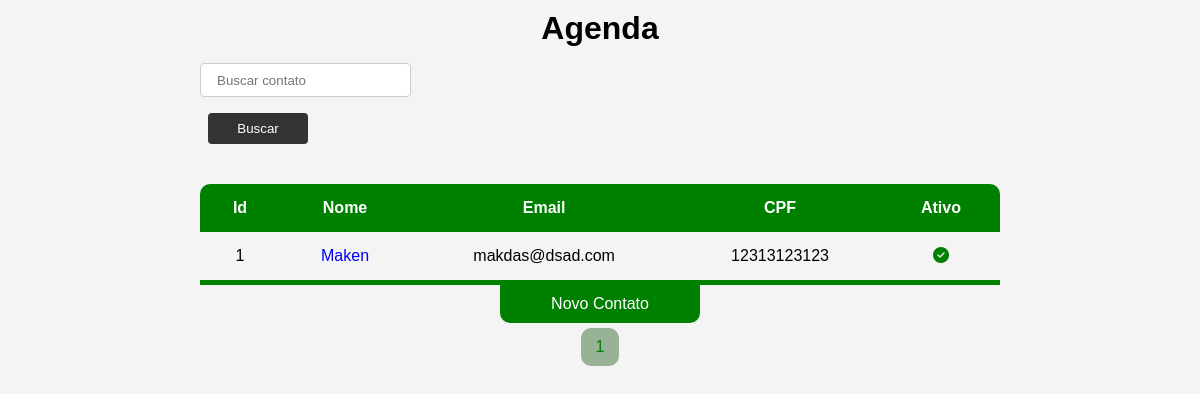
The app's page /, older data.
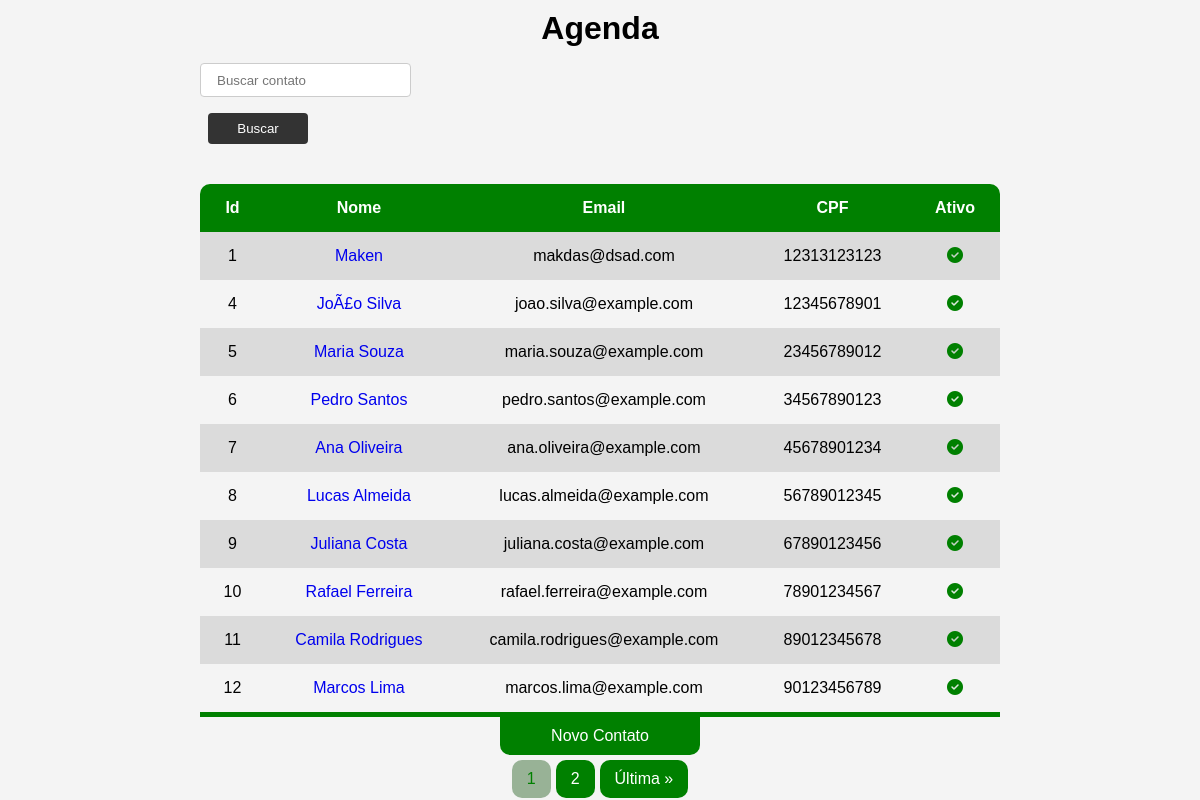
The same page, newer data.
### contatos/models.py (models this page shows, shortened)
class Contatos(models.Model):
    nome = models.CharField(max_length=255)
    cpf = models.CharField(max_length=11)
    email = models.EmailField()
    telefone = models.IntegerField()
    altura = models.DecimalField(max_digits=3, decimal_places=2)
    descricao = models.TextField()
    data_nascimento = models.DateField()
    ativo = models.BooleanField()
    foto_url = models.URLField(default='https://via.placeholder.com/150')
    class Meta:
        verbose_name_plural = 'Contatos'

### contatos/views.py (the view)
# urls.py: path('', views.index, name='home'),
def index(request):
    contatos_list = Contatos.objects.filter(ativo=True).order_by('id')
    paginator = Paginator(contatos_list, 10)
    page_number = request.GET.get('page')
    contatos = paginator.get_page(page_number)
    return render(request, 'pages/index.html', {'contatos':contatos})

### contatos/templates/pages/index.html (shortened to what this page needs)
{% load static %}
<!DOCTYPE html>
<html lang="pt-br">
  <head>
    <link
      rel="stylesheet"
      href="https://cdnjs.cloudflare.com/ajax/libs/font-awesome/6.3.0/css/all.min.css"
    />
    <link rel="stylesheet" href="{% static 'style.css'%}" />
  </head>
  <body>
    <h1>Agenda</h1>
    <form action="{% url 'busca' %}">
      <input
        id="search-bar"
        type="text"
        name="search"
        placeholder="Buscar contato"
      />
      <button id="btn-search" type="submit">Buscar</button>
    </form>
    <table>
      <thead>
        <tr>
          <th>Id</th>
          <th>Nome</th>
          <th>Email</th>
          <th>CPF</th>
          <th>Ativo</th>
        </tr>
      </thead>
      <tbody>
        {% for contato in contatos %}
        <tr>
          <td>{{contato.id}}</td>
          <td><a href="{% url 'contato' contato.id %}">{{contato.nome}}</a></td>
          <td>{{contato.email}}</td>
          <td>{{contato.cpf}}</td>
          {% if contato.ativo == True %}
          <td><i id="checked" class="fa-solid fa-circle-check"></i></td>
          {% else %}
          <td><i id="unchecked" class="fa-solid fa-circle-xmark"></i></td>
          {% endif %}
        </tr>
        {% endfor %}
      </tbody>
    </table>
    <a id="adicionar" href="{% url 'create' %}">Novo Contato</a>
    <div class="pagination">
      <span class="current-page">{{ contatos.number }}</span>
      {% if contatos.has_next %}
      <a href="?search={{q}}&page={{ contatos.next_page_number }}"
        >{{ contatos.next_page_number }}</a
      >
      <a href="?search={{q}}&page={{ contatos.paginator.num_pages }}"
        >Última &raquo;</a
      >
      {% endif %}
    </div>
  </body>
</html>

### templates/static/style.css (style rules this page uses)
* { margin: 0; padding: 0; box-sizing: border-box; font-family: Verdana, Geneva, Tahoma, sans-serif; text-decoration: none; }
body { background-color: #f4f4f4; }
h1 { text-align: center; margin: 10px 0; }
table { width: 800px; margin: 40px auto 0px auto; border-collapse: collapse; text-align: center; border-radius: 10px 10px 0 0; overflow: hidden; position: relative; }
thead > tr { background-color: green; color: white; }
tr > th, tr > td { padding: 15px 20px; }
tbody > tr:nth-last-of-type(even) { background-color: rgba(0, 0, 0, 0.100); }
tbody > tr:last-of-type { border-bottom: 5px solid green; }
#checked { color: green; background-color: rgba(0, 128, 0, 0.100); border-radius: 50%; }
#adicionar { width: 200px; margin: 0 auto; display: flex; justify-content: center; align-items: center; gap: 10px; border-radius: 0 0 10px 10px; background-color: green; color: white; padding: 10px 0; text-decoration: none; }
.pagination { display: flex; width: 800px; margin: 5px auto; gap: 5px; justify-content: center; }
.pagination > a, .pagination > span { background-color: green; padding: 10px 15px; color: white; border-radius: 10px; }
.pagination > .current-page { background-color: rgba(6, 73, 0, 0.39); color: green; }
form { width: 800px; margin: 0 auto; justify-content: center; }
form > input { height: 2rem; padding: 0 2px; }
button { width: 100px; height: 2rem; }
#search-bar { display: flex; justify-content: center; align-items: center; margin: 1rem 0; padding: 1rem; }
#btn-search { background-color: #333; color: white; border: none; border-radius: 4px; padding: 0.5rem; cursor: pointer; height: fit-content; margin-left: 0.5rem; }
input, textarea { border: 1px solid #ccc; border-radius: 4px; padding: 0.5rem; }

Row changes from the older to the newer data that the page shows:
added Contatos: id "4", nome "JoÃ£o Silva", email "joao.silva@example.com", cpf "12345678901", ativo True (drawn)
added Contatos: id "5", nome "Maria Souza", email "maria.souza@example.com", cpf "23456789012", ativo True (drawn)
added Contatos: id "6", nome "Pedro Santos", email "pedro.santos@example.com", cpf "34567890123", ativo True (drawn)
added Contatos: id "7", nome "Ana Oliveira", email "ana.oliveira@example.com", cpf "45678901234", ativo True (drawn)
added Contatos: id "8", nome "Lucas Almeida", email "lucas.almeida@example.com", cpf "56789012345", ativo True (drawn)
added Contatos: id "9", nome "Juliana Costa", email "juliana.costa@example.com", cpf "67890123456", ativo True (drawn)
added Contatos: id "10", nome "Rafael Ferreira", email "rafael.ferreira@example.com", cpf "78901234567", ativo True (drawn)
added Contatos: id "11", nome "Camila Rodrigues", email "camila.rodrigues@example.com", cpf "89012345678", ativo True (drawn)
added Contatos: id "12", nome "Marcos Lima", email "marcos.lima@example.com", cpf "90123456789", ativo True (drawn)
Text that changed along with them:
{{ contatos.next_page_number }}: (not shown) → "2"
text now shown: "Última »"
